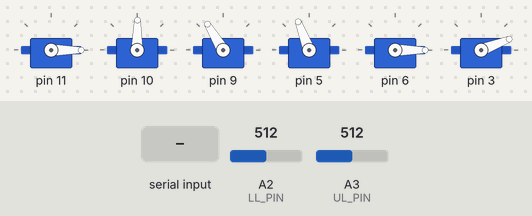
Bench run of a sketch on a simulated Arduino Uno, built with avr-gcc and run on an emulated ATmega328P. Shown: 6 × servo. The inputs (shaded band) are chosen by the test bench; at power-on: A2 (LL_PIN) = 512, A3 (UL_PIN) = 512. What the sketch prints to the serial monitor is not drawn.

Above: at 7.2 s.
7.3 s: "g" received over Serial
At 7.69 s:
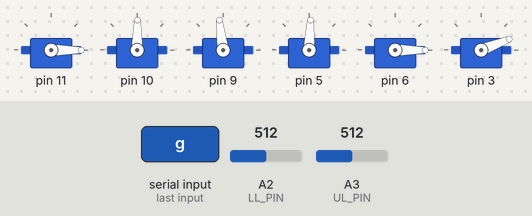
At 10.07 s:
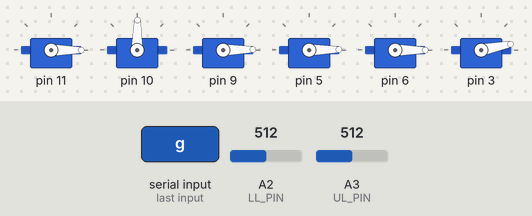
10.3 s: "s90\n" received over Serial
13.3 s: "b90\n" received over Serial
At 16.0 s:
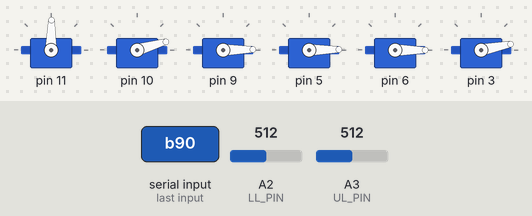
16.3 s: "s,45\n" received over Serial
19.3 s: "b,45\n" received over Serial
Timing chart, 0 to 22.6 s (numbered marks = the images above; inputs shaded):
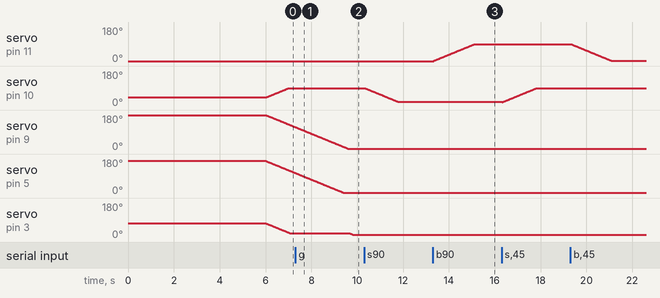

Measured:
- after the input at 7.3 s, servo on pin 3: moves from 21° to 11° over 0.18 s, starting after 2.4 s
- after the input at 13.3 s, servo on pin 11: moves from 0° to 89° over 1.8 s, starting at once

The sketch:

firmware.ino
```cpp
#include <Braccio.h>
#include <Servo.h>

#define UL_PIN A3
#define LL_PIN A2

Servo base;
Servo shoulder;
Servo elbow;
Servo wrist_pitch;
Servo wrist_roll;
Servo gripper;

int rec_base, rec_shoulder, rec_elbow, rec_wrist_roll, rec_wrist_pitch, rec_gripper;

void setup()
{
    Serial.begin(2400);
    Braccio.begin();

    init_arm();
}

void loop()
{
    static String serial_string = "";
    static unsigned long prev_ls_time = 0;

     if((millis() -  prev_ls_time) >= 200)
    {
        Serial.print(check_limit_switches());
        Serial.print('l');
        prev_ls_time = millis();
    }

    while (Serial.available())
    {
        char character = Serial.read();
        serial_string.concat(character);

        if (character == 'b')
        {
            rec_base = serial_string.toInt();
            serial_string = "";
        }

        else if (character == 's')
        {
            rec_shoulder = serial_string.toInt();
            serial_string = "";

        }

        else if (character == 'e')
        {
            rec_elbow = serial_string.toInt();
            serial_string = "";
        }

        else if (character == 'r')
        {
            rec_wrist_roll = serial_string.toInt();
            serial_string = "";
        }

        else if (character == 'p')
        {
            rec_wrist_pitch = serial_string.toInt();
            serial_string = "";
        }

        else if (character == 'g')
        {
            rec_gripper = serial_string.toInt();
            serial_string = "";
        }

    }

    Braccio.ServoMovement(20, rec_base, rec_shoulder, rec_elbow, rec_wrist_pitch, rec_wrist_roll, rec_gripper);
}

void init_arm()
{
    rec_base = 0;
    rec_shoulder = 90;
    rec_elbow = 0;
    rec_wrist_pitch = 0;
    rec_wrist_roll = 0;
    rec_gripper = 20;
}

int check_limit_switches()
{
    if(is_triggered(analogRead(LL_PIN)))
        return -1;

    else if(is_triggered(analogRead(UL_PIN)))
        return 1;

    else
        return 0;
}

float map_float(long x, long in_min, long in_max, long out_min, long out_max)
{
    return (float)(x - in_min) * (out_max - out_min) / (float)(in_max - in_min) + out_min;
}

int is_triggered(int val)
{
    if(val > 1000)
        return 1;
    else
        return 0;
}
```
